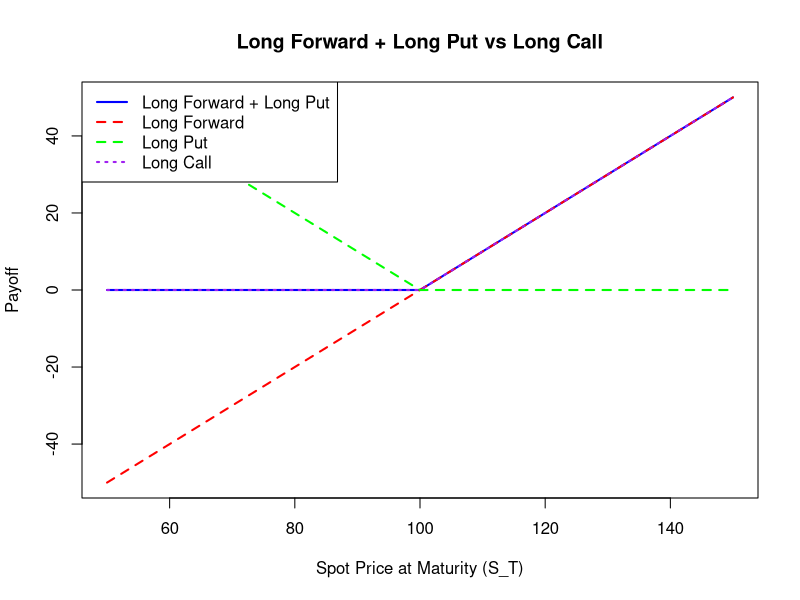

Source code (R):
## ---- chunk 1
# Define the strike price
K <- 100

# Define a range of possible spot prices at maturity
S_T <- seq(50, 150, by = 1)

# Payoffs
forward_payoff <- S_T - K
put_payoff <- pmax(K - S_T, 0)
combined_payoff <- forward_payoff + put_payoff
call_payoff <- pmax(S_T - K, 0)

# Plotting
plot(S_T, combined_payoff, type = "l", col = "blue", lwd = 2,
     ylim = c(-50, 50), xlab = "Spot Price at Maturity (S_T)",
     ylab = "Payoff", main = "Long Forward + Long Put vs Long Call")

lines(S_T, forward_payoff, col = "red", lwd = 2, lty = 2)
lines(S_T, put_payoff, col = "green", lwd = 2, lty = 2)
lines(S_T, call_payoff, col = "purple", lwd = 2, lty = 3)

legend("topleft", legend = c("Long Forward + Long Put", "Long Forward", "Long Put", "Long Call"),
       col = c("blue", "red", "green", "purple"), lty = c(1, 2, 2, 3), lwd = 2)
